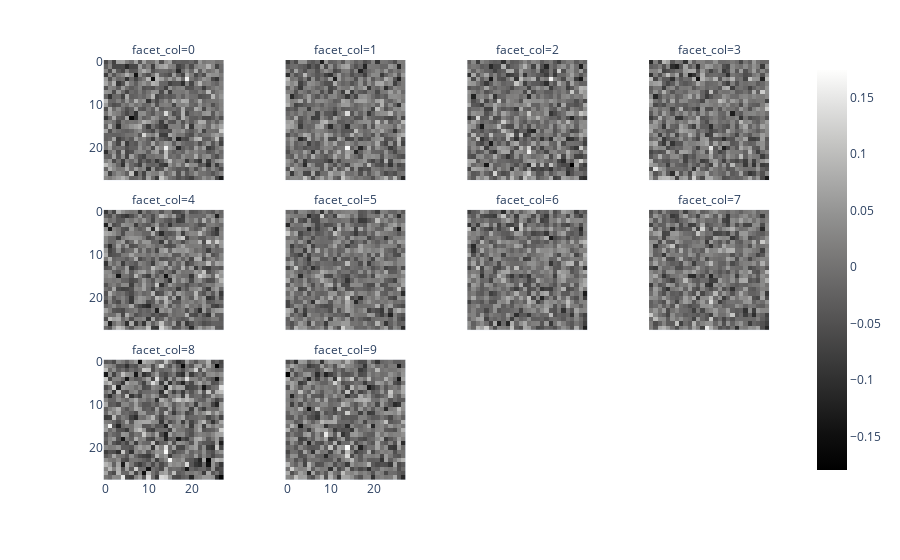

The notebook cell this image was saved under:
### Code cell
generator = Generator()
batch = torch.randn(10, 100)
px.imshow(
    generator(batch).detach(),
    facet_col=0,
    facet_col_wrap=4,
    color_continuous_scale="gray",
)

### Figure 1 — Plotly figure (JSON) as saved in the notebook; plotly's stock layout.template omitted (floating-point values rounded to 4 significant figures; data arrays with more than 128 entries replaced by an {"elided": "..."} marker saying what was removed)
{"data": [{"coloraxis": "coloraxis", "hovertemplate": "x: %{x}<br>y: %{y}<br>color: %{z}<extra></extra>", "name": "0", "type": "heatmap", "xaxis": "x9", "yaxis": "y9", "z": {"elided": "28x28 float values"}}, {"coloraxis": "coloraxis", "hovertemplate": "x: %{x}<br>y: %{y}<br>color: %{z}<extra></extra>", "name": "1", "type": "heatmap", "xaxis": "x10", "yaxis": "y10", "z": {"elided": "28x28 float values"}}, {"coloraxis": "coloraxis", "hovertemplate": "x: %{x}<br>y: %{y}<br>color: %{z}<extra></extra>", "name": "2", "type": "heatmap", "xaxis": "x11", "yaxis": "y11", "z": {"elided": "28x28 float values"}}, {"coloraxis": "coloraxis", "hovertemplate": "x: %{x}<br>y: %{y}<br>color: %{z}<extra></extra>", "name": "3", "type": "heatmap", "xaxis": "x12", "yaxis": "y12", "z": {"elided": "28x28 float values"}}, {"coloraxis": "coloraxis", "hovertemplate": "x: %{x}<br>y: %{y}<br>color: %{z}<extra></extra>", "name": "4", "type": "heatmap", "xaxis": "x5", "yaxis": "y5", "z": {"elided": "28x28 float values"}}, {"coloraxis": "coloraxis", "hovertemplate": "x: %{x}<br>y: %{y}<br>color: %{z}<extra></extra>", "name": "5", "type": "heatmap", "xaxis": "x6", "yaxis": "y6", "z": {"elided": "28x28 float values"}}, {"coloraxis": "coloraxis", "hovertemplate": "x: %{x}<br>y: %{y}<br>color: %{z}<extra></extra>", "name": "6", "type": "heatmap", "xaxis": "x7", "yaxis": "y7", "z": {"elided": "28x28 float values"}}, {"coloraxis": "coloraxis", "hovertemplate": "x: %{x}<br>y: %{y}<br>color: %{z}<extra></extra>", "name": "7", "type": "heatmap", "xaxis": "x8", "yaxis": "y8", "z": {"elided": "28x28 float values"}}, {"coloraxis": "coloraxis", "hovertemplate": "x: %{x}<br>y: %{y}<br>color: %{z}<extra></extra>", "name": "8", "type": "heatmap", "xaxis": "x", "yaxis": "y", "z": {"elided": "28x28 float values"}}, {"coloraxis": "coloraxis", "hovertemplate": "x: %{x}<br>y: %{y}<br>color: %{z}<extra></extra>", "name": "9", "type": "heatmap", "xaxis": "x2", "yaxis": "y2", "z": {"elided": "28x28 float values"}}], "layout": {"annotations": [{"font": {}, "showarrow": false, "text": "facet_col=8", "x": 0.1175, "xanchor": "center", "xref": "paper", "y": 0.2867, "yanchor": "bottom", "yref": "paper"}, {"font": {}, "showarrow": false, "text": "facet_col=9", "x": 0.3725, "xanchor": "center", "xref": "paper", "y": 0.2867, "yanchor": "bottom", "yref": "paper"}, {"font": {}, "showarrow": false, "text": "facet_col=4", "x": 0.1175, "xanchor": "center", "xref": "paper", "y": 0.6433, "yanchor": "bottom", "yref": "paper"}, {"font": {}, "showarrow": false, "text": "facet_col=5", "x": 0.3725, "xanchor": "center", "xref": "paper", "y": 0.6433, "yanchor": "bottom", "yref": "paper"}, {"font": {}, "showarrow": false, "text": "facet_col=6", "x": 0.6275, "xanchor": "center", "xref": "paper", "y": 0.6433, "yanchor": "bottom", "yref": "paper"}, {"font": {}, "showarrow": false, "text": "facet_col=7", "x": 0.8825, "xanchor": "center", "xref": "paper", "y": 0.6433, "yanchor": "bottom", "yref": "paper"}, {"font": {}, "showarrow": false, "text": "facet_col=0", "x": 0.1175, "xanchor": "center", "xref": "paper", "y": 1.0, "yanchor": "bottom", "yref": "paper"}, {"font": {}, "showarrow": false, "text": "facet_col=1", "x": 0.3725, "xanchor": "center", "xref": "paper", "y": 1.0, "yanchor": "bottom", "yref": "paper"}, {"font": {}, "showarrow": false, "text": "facet_col=2", "x": 0.6275, "xanchor": "center", "xref": "paper", "y": 1.0, "yanchor": "bottom", "yref": "paper"}, {"font": {}, "showarrow": false, "text": "facet_col=3", "x": 0.8825, "xanchor": "center", "xref": "paper", "y": 1.0, "yanchor": "bottom", "yref": "paper"}], "coloraxis": {"colorscale": [[0, "rgb(0, 0, 0)"], [0.09091, "rgb(16, 16, 16)"], [0.1818, "rgb(38, 38, 38)"], [0.2727, "rgb(59, 59, 59)"], [0.3636, "rgb(81, 80, 80)"], [0.4545, "rgb(102, 101, 101)"], [0.5455, "rgb(124, 123, 122)"], [0.6364, "rgb(146, 146, 145)"], [0.7273, "rgb(171, 171, 170)"], [0.8182, "rgb(197, 197, 195)"], [0.9091, "rgb(224, 224, 223)"], [1, "rgb(254, 254, 253)"]]}, "margin": {"t": 60}, "xaxis": {"anchor": "y", "constrain": "domain", "domain": [0, 0.235], "scaleanchor": "y"}, "xaxis10": {"anchor": "y10", "domain": [0.255, 0.49], "matches": "x", "showticklabels": false}, "xaxis11": {"anchor": "y11", "domain": [0.51, 0.745], "matches": "x", "showticklabels": false}, "xaxis12": {"anchor": "y12", "domain": [0.765, 1.0], "matches": "x", "showticklabels": false}, "xaxis2": {"anchor": "y2", "domain": [0.255, 0.49], "matches": "x"}, "xaxis3": {"anchor": "y3", "domain": [0.51, 0.745], "matches": "x"}, "xaxis4": {"anchor": "y4", "domain": [0.765, 1.0], "matches": "x"}, "xaxis5": {"anchor": "y5", "domain": [0, 0.235], "matches": "x", "showticklabels": false}, "xaxis6": {"anchor": "y6", "domain": [0.255, 0.49], "matches": "x", "showticklabels": false}, "xaxis7": {"anchor": "y7", "domain": [0.51, 0.745], "matches": "x", "showticklabels": false}, "xaxis8": {"anchor": "y8", "domain": [0.765, 1.0], "matches": "x", "showticklabels": false}, "xaxis9": {"anchor": "y9", "domain": [0, 0.235], "matches": "x", "showticklabels": false}, "yaxis": {"anchor": "x", "autorange": "reversed", "constrain": "domain", "domain": [0, 0.2867]}, "yaxis10": {"anchor": "x10", "domain": [0.7133, 1.0], "matches": "y", "showticklabels": false}, "yaxis11": {"anchor": "x11", "domain": [0.7133, 1.0], "matches": "y", "showticklabels": false}, "yaxis12": {"anchor": "x12", "domain": [0.7133, 1.0], "matches": "y", "showticklabels": false}, "yaxis2": {"anchor": "x2", "domain": [0, 0.2867], "matches": "y", "showticklabels": false}, "yaxis3": {"anchor": "x3", "domain": [0, 0.2867], "matches": "y", "showticklabels": false}, "yaxis4": {"anchor": "x4", "domain": [0, 0.2867], "matches": "y", "showticklabels": false}, "yaxis5": {"anchor": "x5", "domain": [0.3567, 0.6433], "matches": "y"}, "yaxis6": {"anchor": "x6", "domain": [0.3567, 0.6433], "matches": "y", "showticklabels": false}, "yaxis7": {"anchor": "x7", "domain": [0.3567, 0.6433], "matches": "y", "showticklabels": false}, "yaxis8": {"anchor": "x8", "domain": [0.3567, 0.6433], "matches": "y", "showticklabels": false}, "yaxis9": {"anchor": "x9", "domain": [0.7133, 1.0], "matches": "y"}}}
